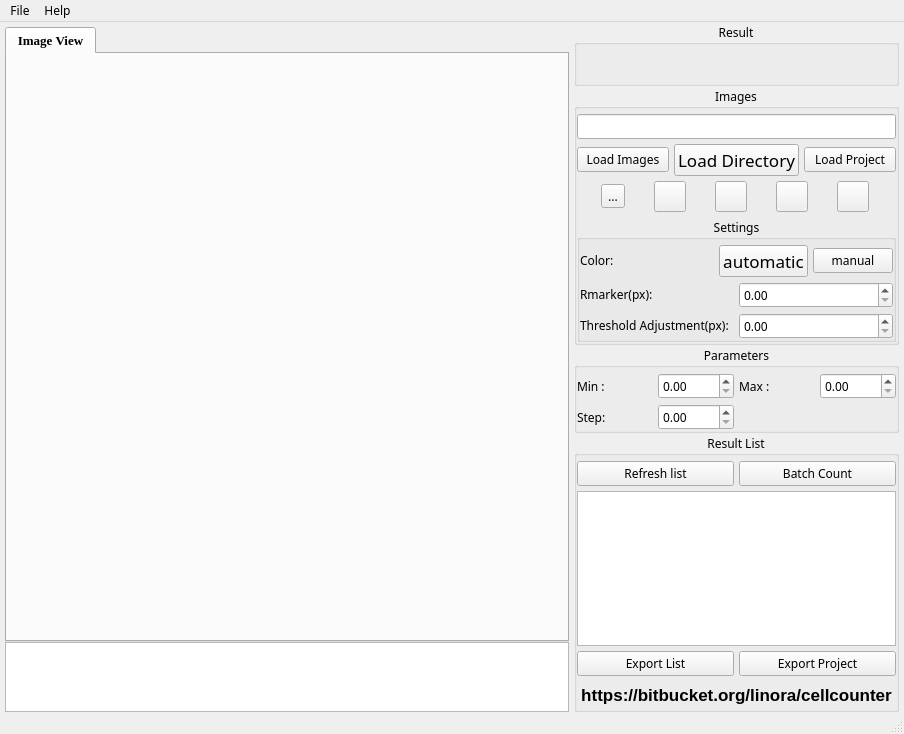
<?xml version="1.0" encoding="UTF-8"?>
<ui version="4.0">
 <class>CellCounter</class>
 <widget class="QMainWindow" name="CellCounter">
  <property name="geometry">
   <rect>
    <x>0</x>
    <y>0</y>
    <width>904</width>
    <height>734</height>
   </rect>
  </property>
  <property name="font">
   <font>
    <family>Sans Serif</family>
   </font>
  </property>
  <property name="windowTitle">
   <string>CellCounter</string>
  </property>
  <property name="windowIcon">
   <iconset resource="icons.qrc">
    <normaloff>:/icons/cellcounter.ico</normaloff>:/icons/cellcounter.ico</iconset>
  </property>
  <widget class="QWidget" name="centralWidget">
   <layout class="QHBoxLayout" name="horizontalLayout_9">
    <property name="spacing">
     <number>0</number>
    </property>
    <property name="leftMargin">
     <number>0</number>
    </property>
    <property name="topMargin">
     <number>0</number>
    </property>
    <property name="rightMargin">
     <number>0</number>
    </property>
    <property name="bottomMargin">
     <number>0</number>
    </property>
    <item>
     <layout class="QHBoxLayout" name="horizontalLayout_8" stretch="20,0">
      <property name="spacing">
       <number>5</number>
      </property>
      <item>
       <layout class="QVBoxLayout" name="verticalLayout_6" stretch="9,1">
        <property name="spacing">
         <number>0</number>
        </property>
        <item>
         <widget class="QFrame" name="mainPane">
          <layout class="QHBoxLayout" name="horizontalLayout_2">
           <property name="spacing">
            <number>0</number>
           </property>
           <property name="leftMargin">
            <number>5</number>
           </property>
           <property name="topMargin">
            <number>5</number>
           </property>
           <property name="rightMargin">
            <number>0</number>
           </property>
           <property name="bottomMargin">
            <number>0</number>
           </property>
           <item>
            <widget class="QTabWidget" name="csTab">
             <property name="sizePolicy">
              <sizepolicy hsizetype="Expanding" vsizetype="Expanding">
               <horstretch>0</horstretch>
               <verstretch>0</verstretch>
              </sizepolicy>
             </property>
             <property name="font">
              <font>
               <family>Times New Roman</family>
               <pointsize>10</pointsize>
               <weight>75</weight>
               <italic>false</italic>
               <bold>true</bold>
              </font>
             </property>
             <property name="layoutDirection">
              <enum>Qt::LeftToRight</enum>
             </property>
             <property name="autoFillBackground">
              <bool>false</bool>
             </property>
             <property name="tabShape">
              <enum>QTabWidget::Rounded</enum>
             </property>
             <property name="currentIndex">
              <number>0</number>
             </property>
             <property name="iconSize">
              <size>
               <width>16</width>
               <height>16</height>
              </size>
             </property>
             <widget class="QWidget" name="cctab">
              <attribute name="title">
               <string>Image View</string>
              </attribute>
             </widget>
            </widget>
           </item>
          </layout>
         </widget>
        </item>
        <item>
         <widget class="QFrame" name="btmPane">
          <property name="sizeIncrement">
           <size>
            <width>0</width>
            <height>0</height>
           </size>
          </property>
          <property name="frameShape">
           <enum>QFrame::NoFrame</enum>
          </property>
          <property name="frameShadow">
           <enum>QFrame::Plain</enum>
          </property>
          <layout class="QHBoxLayout" name="horizontalLayout" stretch="0">
           <property name="spacing">
            <number>0</number>
           </property>
           <property name="leftMargin">
            <number>5</number>
           </property>
           <property name="topMargin">
            <number>0</number>
           </property>
           <property name="rightMargin">
            <number>0</number>
           </property>
           <property name="bottomMargin">
            <number>0</number>
           </property>
           <item>
            <widget class="QListWidget" name="imgQueueList">
             <property name="font">
              <font>
               <family>Times New Roman</family>
              </font>
             </property>
             <property name="layoutDirection">
              <enum>Qt::LeftToRight</enum>
             </property>
             <property name="frameShape">
              <enum>QFrame::StyledPanel</enum>
             </property>
             <property name="frameShadow">
              <enum>QFrame::Sunken</enum>
             </property>
             <property name="lineWidth">
              <number>1</number>
             </property>
             <property name="viewMode">
              <enum>QListView::IconMode</enum>
             </property>
             <property name="modelColumn">
              <number>0</number>
             </property>
            </widget>
           </item>
          </layout>
         </widget>
        </item>
       </layout>
      </item>
      <item>
       <widget class="QFrame" name="sidePane">
        <property name="frameShape">
         <enum>QFrame::NoFrame</enum>
        </property>
        <property name="frameShadow">
         <enum>QFrame::Plain</enum>
        </property>
        <layout class="QVBoxLayout" name="verticalLayout_4" stretch="0,4,2,12">
         <property name="spacing">
          <number>0</number>
         </property>
         <property name="leftMargin">
          <number>0</number>
         </property>
         <property name="topMargin">
          <number>0</number>
         </property>
         <property name="rightMargin">
          <number>5</number>
         </property>
         <property name="bottomMargin">
          <number>0</number>
         </property>
         <item>
          <widget class="QGroupBox" name="resultbox">
           <property name="title">
            <string>Result</string>
           </property>
           <property name="alignment">
            <set>Qt::AlignCenter</set>
           </property>
           <property name="flat">
            <bool>true</bool>
           </property>
           <layout class="QHBoxLayout" name="horizontalLayout_11">
            <property name="spacing">
             <number>5</number>
            </property>
            <property name="leftMargin">
             <number>0</number>
            </property>
            <property name="topMargin">
             <number>5</number>
            </property>
            <property name="rightMargin">
             <number>0</number>
            </property>
            <property name="bottomMargin">
             <number>5</number>
            </property>
            <item>
             <layout class="QHBoxLayout" name="horizontalLayout_10" stretch="1">
              <property name="spacing">
               <number>5</number>
              </property>
              <item>
               <widget class="QLabel" name="reportLbl">
                <property name="sizePolicy">
                 <sizepolicy hsizetype="Minimum" vsizetype="Fixed">
                  <horstretch>0</horstretch>
                  <verstretch>0</verstretch>
                 </sizepolicy>
                </property>
                <property name="font">
                 <font>
                  <family>Times New Roman</family>
                  <pointsize>18</pointsize>
                  <weight>75</weight>
                  <italic>false</italic>
                  <bold>true</bold>
                 </font>
                </property>
                <property name="styleSheet">
                 <string notr="true"/>
                </property>
                <property name="frameShape">
                 <enum>QFrame::NoFrame</enum>
                </property>
                <property name="frameShadow">
                 <enum>QFrame::Plain</enum>
                </property>
                <property name="text">
                 <string/>
                </property>
                <property name="textFormat">
                 <enum>Qt::RichText</enum>
                </property>
                <property name="alignment">
                 <set>Qt::AlignCenter</set>
                </property>
               </widget>
              </item>
             </layout>
            </item>
           </layout>
          </widget>
         </item>
         <item>
          <widget class="QGroupBox" name="imgbox">
           <property name="autoFillBackground">
            <bool>false</bool>
           </property>
           <property name="title">
            <string>Images</string>
           </property>
           <property name="alignment">
            <set>Qt::AlignCenter</set>
           </property>
           <property name="flat">
            <bool>true</bool>
           </property>
           <property name="checkable">
            <bool>false</bool>
           </property>
           <layout class="QVBoxLayout" name="verticalLayout">
            <property name="spacing">
             <number>5</number>
            </property>
            <property name="leftMargin">
             <number>0</number>
            </property>
            <property name="topMargin">
             <number>5</number>
            </property>
            <property name="rightMargin">
             <number>0</number>
            </property>
            <property name="bottomMargin">
             <number>0</number>
            </property>
            <item>
             <widget class="QLineEdit" name="imgSrcDir">
              <property name="sizePolicy">
               <sizepolicy hsizetype="Minimum" vsizetype="Fixed">
                <horstretch>0</horstretch>
                <verstretch>0</verstretch>
               </sizepolicy>
              </property>
              <property name="font">
               <font>
                <pointsize>9</pointsize>
                <kerning>true</kerning>
               </font>
              </property>
              <property name="contextMenuPolicy">
               <enum>Qt::DefaultContextMenu</enum>
              </property>
              <property name="styleSheet">
               <string notr="true"/>
              </property>
              <property name="alignment">
               <set>Qt::AlignLeading|Qt::AlignLeft|Qt::AlignVCenter</set>
              </property>
              <property name="dragEnabled">
               <bool>false</bool>
              </property>
              <property name="readOnly">
               <bool>false</bool>
              </property>
             </widget>
            </item>
            <item>
             <layout class="QHBoxLayout" name="horizontalLayout_5">
              <property name="spacing">
               <number>5</number>
              </property>
              <item>
               <widget class="QPushButton" name="ld2Btn">
                <property name="enabled">
                 <bool>true</bool>
                </property>
                <property name="text">
                 <string>Load Images</string>
                </property>
               </widget>
              </item>
              <item>
               <widget class="QPushButton" name="ldBtn">
                <property name="enabled">
                 <bool>true</bool>
                </property>
                <property name="sizePolicy">
                 <sizepolicy hsizetype="Minimum" vsizetype="Fixed">
                  <horstretch>0</horstretch>
                  <verstretch>0</verstretch>
                 </sizepolicy>
                </property>
                <property name="baseSize">
                 <size>
                  <width>0</width>
                  <height>0</height>
                 </size>
                </property>
                <property name="font">
                 <font>
                  <pointsize>13</pointsize>
                 </font>
                </property>
                <property name="text">
                 <string>Load Directory</string>
                </property>
                <property name="iconSize">
                 <size>
                  <width>16</width>
                  <height>16</height>
                 </size>
                </property>
               </widget>
              </item>
              <item>
               <widget class="QPushButton" name="ldproBtn">
                <property name="text">
                 <string>Load Project</string>
                </property>
               </widget>
              </item>
             </layout>
            </item>
            <item>
             <layout class="QHBoxLayout" name="horizontalLayout_6" stretch="0,0,0,0,0">
              <property name="spacing">
               <number>5</number>
              </property>
              <item>
               <widget class="QToolButton" name="handBtn">
                <property name="text">
                 <string>...</string>
                </property>
                <property name="icon">
                 <iconset resource="icons.qrc">
                  <normaloff>:/icons/icons/hand.png</normaloff>:/icons/icons/hand.png</iconset>
                </property>
                <property name="iconSize">
                 <size>
                  <width>24</width>
                  <height>24</height>
                 </size>
                </property>
                <property name="checkable">
                 <bool>true</bool>
                </property>
                <property name="checked">
                 <bool>false</bool>
                </property>
                <property name="autoRaise">
                 <bool>false</bool>
                </property>
                <property name="arrowType">
                 <enum>Qt::NoArrow</enum>
                </property>
               </widget>
              </item>
              <item>
               <widget class="QToolButton" name="inBtn">
                <property name="sizePolicy">
                 <sizepolicy hsizetype="Fixed" vsizetype="Fixed">
                  <horstretch>0</horstretch>
                  <verstretch>0</verstretch>
                 </sizepolicy>
                </property>
                <property name="text">
                 <string/>
                </property>
                <property name="icon">
                 <iconset resource="icons.qrc">
                  <normaloff>:/icons/icons/zoom-in.png</normaloff>
                  <normalon>:/icons/icons/zoom-in.png</normalon>:/icons/icons/zoom-in.png</iconset>
                </property>
                <property name="iconSize">
                 <size>
                  <width>24</width>
                  <height>24</height>
                 </size>
                </property>
                <property name="toolButtonStyle">
                 <enum>Qt::ToolButtonIconOnly</enum>
                </property>
               </widget>
              </item>
              <item>
               <widget class="QToolButton" name="outBtn">
                <property name="sizePolicy">
                 <sizepolicy hsizetype="Fixed" vsizetype="Fixed">
                  <horstretch>0</horstretch>
                  <verstretch>0</verstretch>
                 </sizepolicy>
                </property>
                <property name="text">
                 <string/>
                </property>
                <property name="icon">
                 <iconset resource="icons.qrc">
                  <normaloff>:/icons/icons/zoom-out.png</normaloff>:/icons/icons/zoom-out.png</iconset>
                </property>
                <property name="iconSize">
                 <size>
                  <width>24</width>
                  <height>24</height>
                 </size>
                </property>
               </widget>
              </item>
              <item>
               <widget class="QToolButton" name="orgBtn">
                <property name="text">
                 <string/>
                </property>
                <property name="icon">
                 <iconset resource="icons.qrc">
                  <normaloff>:/icons/icons/zoom-original.png</normaloff>:/icons/icons/zoom-original.png</iconset>
                </property>
                <property name="iconSize">
                 <size>
                  <width>24</width>
                  <height>24</height>
                 </size>
                </property>
               </widget>
              </item>
              <item>
               <widget class="QToolButton" name="savBtn">
                <property name="text">
                 <string/>
                </property>
                <property name="icon">
                 <iconset resource="icons.qrc">
                  <normaloff>:/icons/icons/document-save-as.png</normaloff>:/icons/icons/document-save-as.png</iconset>
                </property>
                <property name="iconSize">
                 <size>
                  <width>24</width>
                  <height>24</height>
                 </size>
                </property>
               </widget>
              </item>
             </layout>
            </item>
            <item>
             <widget class="QGroupBox" name="groupBox">
              <property name="title">
               <string>Settings</string>
              </property>
              <property name="alignment">
               <set>Qt::AlignCenter</set>
              </property>
              <property name="flat">
               <bool>true</bool>
              </property>
              <layout class="QVBoxLayout" name="verticalLayout_7">
               <property name="spacing">
                <number>5</number>
               </property>
               <property name="leftMargin">
                <number>0</number>
               </property>
               <property name="topMargin">
                <number>5</number>
               </property>
               <property name="rightMargin">
                <number>0</number>
               </property>
               <property name="bottomMargin">
                <number>0</number>
               </property>
               <item>
                <layout class="QVBoxLayout" name="verticalLayout_5">
                 <property name="spacing">
                  <number>5</number>
                 </property>
                 <item>
                  <layout class="QHBoxLayout" name="horizontalLayout_12" stretch="6,3,3">
                   <property name="spacing">
                    <number>5</number>
                   </property>
                   <item>
                    <widget class="QLabel" name="label">
                     <property name="sizePolicy">
                      <sizepolicy hsizetype="Minimum" vsizetype="Fixed">
                       <horstretch>0</horstretch>
                       <verstretch>0</verstretch>
                      </sizepolicy>
                     </property>
                     <property name="text">
                      <string>Color:</string>
                     </property>
                    </widget>
                   </item>
                   <item>
                    <widget class="QPushButton" name="clrBtn">
                     <property name="enabled">
                      <bool>true</bool>
                     </property>
                     <property name="sizePolicy">
                      <sizepolicy hsizetype="Preferred" vsizetype="Fixed">
                       <horstretch>0</horstretch>
                       <verstretch>0</verstretch>
                      </sizepolicy>
                     </property>
                     <property name="font">
                      <font>
                       <pointsize>13</pointsize>
                      </font>
                     </property>
                     <property name="autoFillBackground">
                      <bool>false</bool>
                     </property>
                     <property name="text">
                      <string>automatic</string>
                     </property>
                     <property name="iconSize">
                      <size>
                       <width>8</width>
                       <height>8</height>
                      </size>
                     </property>
                     <property name="autoDefault">
                      <bool>false</bool>
                     </property>
                     <property name="default">
                      <bool>false</bool>
                     </property>
                     <property name="flat">
                      <bool>false</bool>
                     </property>
                    </widget>
                   </item>
                   <item>
                    <widget class="QPushButton" name="manclrBtn">
                     <property name="sizePolicy">
                      <sizepolicy hsizetype="Preferred" vsizetype="Fixed">
                       <horstretch>0</horstretch>
                       <verstretch>0</verstretch>
                      </sizepolicy>
                     </property>
                     <property name="text">
                      <string>manual</string>
                     </property>
                     <property name="iconSize">
                      <size>
                       <width>8</width>
                       <height>8</height>
                      </size>
                     </property>
                    </widget>
                   </item>
                  </layout>
                 </item>
                 <item>
                  <layout class="QHBoxLayout" name="horizontalLayout_3">
                   <property name="spacing">
                    <number>5</number>
                   </property>
                   <item>
                    <widget class="QLabel" name="label_3">
                     <property name="sizePolicy">
                      <sizepolicy hsizetype="Minimum" vsizetype="Fixed">
                       <horstretch>0</horstretch>
                       <verstretch>0</verstretch>
                      </sizepolicy>
                     </property>
                     <property name="text">
                      <string>Rmarker(px):</string>
                     </property>
                     <property name="alignment">
                      <set>Qt::AlignLeading|Qt::AlignLeft|Qt::AlignVCenter</set>
                     </property>
                    </widget>
                   </item>
                   <item>
                    <widget class="QDoubleSpinBox" name="nodeSpin"/>
                   </item>
                  </layout>
                 </item>
                 <item>
                  <layout class="QHBoxLayout" name="horizontalLayout_13">
                   <property name="spacing">
                    <number>5</number>
                   </property>
                   <item>
                    <widget class="QLabel" name="rdslbl">
                     <property name="sizePolicy">
                      <sizepolicy hsizetype="Minimum" vsizetype="Fixed">
                       <horstretch>0</horstretch>
                       <verstretch>0</verstretch>
                      </sizepolicy>
                     </property>
                     <property name="text">
                      <string>Threshold Adjustment(px):</string>
                     </property>
                    </widget>
                   </item>
                   <item>
                    <widget class="QDoubleSpinBox" name="riadusSpin"/>
                   </item>
                  </layout>
                 </item>
                </layout>
               </item>
              </layout>
             </widget>
            </item>
           </layout>
          </widget>
         </item>
         <item>
          <widget class="QGroupBox" name="parabox">
           <property name="title">
            <string>Parameters</string>
           </property>
           <property name="alignment">
            <set>Qt::AlignCenter</set>
           </property>
           <property name="flat">
            <bool>true</bool>
           </property>
           <layout class="QVBoxLayout" name="verticalLayout_2">
            <property name="spacing">
             <number>0</number>
            </property>
            <property name="leftMargin">
             <number>0</number>
            </property>
            <property name="topMargin">
             <number>5</number>
            </property>
            <property name="rightMargin">
             <number>0</number>
            </property>
            <property name="bottomMargin">
             <number>0</number>
            </property>
            <item>
             <layout class="QGridLayout" name="gridLayout" columnstretch="0,0,0,0">
              <property name="spacing">
               <number>5</number>
              </property>
              <item row="0" column="0">
               <widget class="QLabel" name="minlbl">
                <property name="text">
                 <string>Min :</string>
                </property>
                <property name="alignment">
                 <set>Qt::AlignLeading|Qt::AlignLeft|Qt::AlignVCenter</set>
                </property>
               </widget>
              </item>
              <item row="0" column="1">
               <widget class="QDoubleSpinBox" name="minSpin"/>
              </item>
              <item row="0" column="2">
               <widget class="QLabel" name="maxlbl">
                <property name="layoutDirection">
                 <enum>Qt::LeftToRight</enum>
                </property>
                <property name="text">
                 <string>Max :</string>
                </property>
                <property name="alignment">
                 <set>Qt::AlignLeading|Qt::AlignLeft|Qt::AlignVCenter</set>
                </property>
               </widget>
              </item>
              <item row="0" column="3">
               <widget class="QDoubleSpinBox" name="maxSpin">
                <property name="buttonSymbols">
                 <enum>QAbstractSpinBox::UpDownArrows</enum>
                </property>
               </widget>
              </item>
              <item row="1" column="0">
               <widget class="QLabel" name="steplbl">
                <property name="text">
                 <string>Step:</string>
                </property>
                <property name="alignment">
                 <set>Qt::AlignLeading|Qt::AlignLeft|Qt::AlignVCenter</set>
                </property>
               </widget>
              </item>
              <item row="1" column="1">
               <widget class="QDoubleSpinBox" name="stepSpin">
                <property name="singleStep">
                 <double>0.010000000000000</double>
                </property>
               </widget>
              </item>
             </layout>
            </item>
           </layout>
          </widget>
         </item>
         <item>
          <widget class="QGroupBox" name="countbox">
           <property name="title">
            <string>Result List</string>
           </property>
           <property name="alignment">
            <set>Qt::AlignCenter</set>
           </property>
           <property name="flat">
            <bool>true</bool>
           </property>
           <property name="checkable">
            <bool>false</bool>
           </property>
           <layout class="QVBoxLayout" name="verticalLayout_3">
            <property name="spacing">
             <number>5</number>
            </property>
            <property name="leftMargin">
             <number>0</number>
            </property>
            <property name="topMargin">
             <number>5</number>
            </property>
            <property name="rightMargin">
             <number>0</number>
            </property>
            <property name="bottomMargin">
             <number>0</number>
            </property>
            <item>
             <layout class="QHBoxLayout" name="horizontalLayout_4">
              <property name="spacing">
               <number>5</number>
              </property>
              <item>
               <widget class="QPushButton" name="countBtn">
                <property name="text">
                 <string>Refresh list</string>
                </property>
               </widget>
              </item>
              <item>
               <widget class="QPushButton" name="bchBtn">
                <property name="sizePolicy">
                 <sizepolicy hsizetype="Minimum" vsizetype="Fixed">
                  <horstretch>0</horstretch>
                  <verstretch>0</verstretch>
                 </sizepolicy>
                </property>
                <property name="text">
                 <string>Batch Count</string>
                </property>
               </widget>
              </item>
             </layout>
            </item>
            <item>
             <widget class="QTableView" name="csResView">
              <property name="sizePolicy">
               <sizepolicy hsizetype="Preferred" vsizetype="Preferred">
                <horstretch>0</horstretch>
                <verstretch>0</verstretch>
               </sizepolicy>
              </property>
              <property name="font">
               <font>
                <family>Times New Roman</family>
               </font>
              </property>
              <property name="frameShape">
               <enum>QFrame::StyledPanel</enum>
              </property>
              <property name="frameShadow">
               <enum>QFrame::Sunken</enum>
              </property>
              <property name="lineWidth">
               <number>1</number>
              </property>
              <property name="midLineWidth">
               <number>0</number>
              </property>
              <property name="editTriggers">
               <set>QAbstractItemView::NoEditTriggers</set>
              </property>
              <property name="alternatingRowColors">
               <bool>true</bool>
              </property>
              <property name="selectionMode">
               <enum>QAbstractItemView::SingleSelection</enum>
              </property>
              <property name="selectionBehavior">
               <enum>QAbstractItemView::SelectRows</enum>
              </property>
              <property name="gridStyle">
               <enum>Qt::SolidLine</enum>
              </property>
              <property name="sortingEnabled">
               <bool>true</bool>
              </property>
              <attribute name="horizontalHeaderDefaultSectionSize">
               <number>60</number>
              </attribute>
              <attribute name="horizontalHeaderHighlightSections">
               <bool>false</bool>
              </attribute>
              <attribute name="horizontalHeaderMinimumSectionSize">
               <number>15</number>
              </attribute>
              <attribute name="horizontalHeaderStretchLastSection">
               <bool>true</bool>
              </attribute>
              <attribute name="verticalHeaderDefaultSectionSize">
               <number>20</number>
              </attribute>
              <attribute name="verticalHeaderMinimumSectionSize">
               <number>20</number>
              </attribute>
             </widget>
            </item>
            <item>
             <layout class="QHBoxLayout" name="horizontalLayout_7" stretch="0,0">
              <property name="spacing">
               <number>5</number>
              </property>
              <item>
               <widget class="QPushButton" name="exptBtn">
                <property name="sizePolicy">
                 <sizepolicy hsizetype="Minimum" vsizetype="Fixed">
                  <horstretch>0</horstretch>
                  <verstretch>0</verstretch>
                 </sizepolicy>
                </property>
                <property name="text">
                 <string>Export List</string>
                </property>
               </widget>
              </item>
              <item>
               <widget class="QPushButton" name="exptporBtn">
                <property name="text">
                 <string>Export Project</string>
                </property>
               </widget>
              </item>
             </layout>
            </item>
            <item>
             <widget class="QPushButton" name="contactbtn">
              <property name="sizePolicy">
               <sizepolicy hsizetype="Minimum" vsizetype="Fixed">
                <horstretch>0</horstretch>
                <verstretch>0</verstretch>
               </sizepolicy>
              </property>
              <property name="font">
               <font>
                <family>Lucida Grande</family>
                <pointsize>13</pointsize>
                <weight>75</weight>
                <bold>true</bold>
               </font>
              </property>
              <property name="text">
               <string>https://bitbucket.org/linora/cellcounter</string>
              </property>
              <property name="default">
               <bool>false</bool>
              </property>
              <property name="flat">
               <bool>true</bool>
              </property>
             </widget>
            </item>
           </layout>
          </widget>
         </item>
        </layout>
       </widget>
      </item>
     </layout>
    </item>
   </layout>
  </widget>
  <widget class="QStatusBar" name="statusBar">
   <property name="sizePolicy">
    <sizepolicy hsizetype="Preferred" vsizetype="Preferred">
     <horstretch>0</horstretch>
     <verstretch>0</verstretch>
    </sizepolicy>
   </property>
  </widget>
  <widget class="QMenuBar" name="menuBar">
   <property name="geometry">
    <rect>
     <x>0</x>
     <y>0</y>
     <width>904</width>
     <height>22</height>
    </rect>
   </property>
   <property name="sizePolicy">
    <sizepolicy hsizetype="Preferred" vsizetype="Preferred">
     <horstretch>0</horstretch>
     <verstretch>0</verstretch>
    </sizepolicy>
   </property>
   <widget class="QMenu" name="menuFile">
    <property name="title">
     <string>File</string>
    </property>
    <addaction name="actionOpen_file"/>
    <addaction name="actionOpen_directory"/>
    <addaction name="separator"/>
    <addaction name="actionExit"/>
   </widget>
   <widget class="QMenu" name="menuHelp">
    <property name="title">
     <string>Help</string>
    </property>
    <addaction name="actionOnline"/>
    <addaction name="actionAbout"/>
   </widget>
   <addaction name="menuFile"/>
   <addaction name="menuHelp"/>
  </widget>
  <action name="actionOnline">
   <property name="text">
    <string>Online</string>
   </property>
  </action>
  <action name="actionAbout">
   <property name="text">
    <string>About CellCounter</string>
   </property>
   <property name="toolTip">
    <string>About CellCounter</string>
   </property>
  </action>
  <action name="actionOpen_file">
   <property name="text">
    <string>Load Images ...</string>
   </property>
   <property name="toolTip">
    <string>Load Images</string>
   </property>
  </action>
  <action name="actionOpen_directory">
   <property name="text">
    <string>Load Directory ...</string>
   </property>
   <property name="toolTip">
    <string>Load Directory</string>
   </property>
  </action>
  <action name="actionExit">
   <property name="text">
    <string>Quit</string>
   </property>
  </action>
  <action name="actionMark_Color">
   <property name="text">
    <string>Mark Color ...</string>
   </property>
  </action>
  <action name="actionHelp_Contents">
   <property name="text">
    <string>Help Contents</string>
   </property>
  </action>
  <action name="actionWell_Riadus">
   <property name="text">
    <string>Well Riadus ...</string>
   </property>
  </action>
 </widget>
 <layoutdefault spacing="6" margin="11"/>
 <resources>
  <include location="icons.qrc"/>
 </resources>
 <connections/>
</ui>
